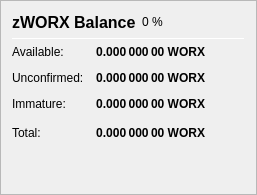
                   <widget class="QFrame" name="frame_ZerocoinBalances">
                    <property name="frameShape">
                     <enum>QFrame::StyledPanel</enum>
                    </property>
                    <property name="frameShadow">
                     <enum>QFrame::Raised</enum>
                    </property>
                    <layout class="QVBoxLayout" name="verticalLayout_7">
                     <item>
                      <layout class="QHBoxLayout" name="horizontalLayout_8" stretch="0,0,0">
                       <item>
                        <widget class="QLabel" name="label_5z_3">
                         <property name="minimumSize">
                          <size>
                           <width>0</width>
                           <height>20</height>
                          </size>
                         </property>
                         <property name="font">
                          <font>
                           <pointsize>12</pointsize>
                           <weight>75</weight>
                           <bold>true</bold>
                          </font>
                         </property>
                         <property name="text">
                          <string>zWORX Balance</string>
                         </property>
                        </widget>
                       </item>
                       <item>
                        <widget class="QLabel" name="labelzWORXPercent">
                         <property name="text">
                          <string notr="true">0 %</string>
                         </property>
                        </widget>
                       </item>
                       <item>
                        <spacer name="horizontalSpacer_11">
                         <property name="orientation">
                          <enum>Qt::Horizontal</enum>
                         </property>
                         <property name="sizeHint" stdset="0">
                          <size>
                           <width>40</width>
                           <height>20</height>
                          </size>
                         </property>
                        </spacer>
                       </item>
                      </layout>
                     </item>
                     <item>
                      <widget class="Line" name="line_ZerocoinBalance">
                       <property name="minimumSize">
                        <size>
                         <width>0</width>
                         <height>1</height>
                        </size>
                       </property>
                       <property name="maximumSize">
                        <size>
                         <width>16777215</width>
                         <height>1</height>
                        </size>
                       </property>
                       <property name="orientation">
                        <enum>Qt::Horizontal</enum>
                       </property>
                      </widget>
                     </item>
                     <item>
                      <layout class="QGridLayout" name="gridLayout_5">
                       <property name="spacing">
                        <number>12</number>
                       </property>
                       <item row="1" column="0">
                        <widget class="QLabel" name="labelzBalanceMatureText">
                         <property name="toolTip">
                          <string>Mature: more than 20 confirmation and more than 1 mint of the same denomination after it was minted.
These zWORX are spendable.</string>
                         </property>
                         <property name="text">
                          <string>Available:</string>
                         </property>
                        </widget>
                       </item>
                       <item row="1" column="1">
                        <widget class="QLabel" name="labelzBalanceMature">
                         <property name="font">
                          <font>
                           <weight>75</weight>
                           <bold>true</bold>
                          </font>
                         </property>
                         <property name="toolTip">
                          <string>Mature: more than 20 confirmation and more than 1 mint of the same denomination after it was minted.
These zWORX are spendable.</string>
                         </property>
                         <property name="text">
                          <string notr="true">0.000 000 00 WORX</string>
                         </property>
                         <property name="alignment">
                          <set>Qt::AlignRight|Qt::AlignTrailing|Qt::AlignVCenter</set>
                         </property>
                        </widget>
                       </item>
                       <item row="2" column="0">
                        <widget class="QLabel" name="labelzBalanceUnconfirmedText">
                         <property name="toolTip">
                          <string>Unconfirmed: less than 20 confirmations
Immature: confirmed, but less than 1 mint of the same denomination after it was minted</string>
                         </property>
                         <property name="text">
                          <string>Unconfirmed:</string>
                         </property>
                        </widget>
                       </item>
                       <item row="2" column="1">
                        <widget class="QLabel" name="labelzBalanceUnconfirmed">
                         <property name="font">
                          <font>
                           <weight>75</weight>
                           <bold>true</bold>
                          </font>
                         </property>
                         <property name="toolTip">
                          <string>Unconfirmed: less than 20 confirmations
Immature: confirmed, but less than 1 mint of the same denomination after it was minted</string>
                         </property>
                         <property name="text">
                          <string notr="true">0.000 000 00 WORX</string>
                         </property>
                         <property name="alignment">
                          <set>Qt::AlignRight|Qt::AlignTrailing|Qt::AlignVCenter</set>
                         </property>
                        </widget>
                       </item>
                       <item row="3" column="0">
                        <widget class="QLabel" name="labelzBalanceImmatureText">
                         <property name="toolTip">
                          <string>Unconfirmed: less than 20 confirmations
Immature: confirmed, but less than 1 mint of the same denomination after it was minted</string>
                         </property>
                         <property name="text">
                          <string>Immature:</string>
                         </property>
                        </widget>
                       </item>
                       <item row="3" column="1">
                        <widget class="QLabel" name="labelzBalanceImmature">
                         <property name="font">
                          <font>
                           <weight>75</weight>
                           <bold>true</bold>
                          </font>
                         </property>
                         <property name="toolTip">
                          <string>Unconfirmed: less than 20 confirmations
Immature: confirmed, but less than 1 mint of the same denomination after it was minted</string>
                         </property>
                         <property name="text">
                          <string notr="true">0.000 000 00 WORX</string>
                         </property>
                         <property name="alignment">
                          <set>Qt::AlignRight|Qt::AlignTrailing|Qt::AlignVCenter</set>
                         </property>
                        </widget>
                       </item>
                       <item row="4" column="0">
                        <widget class="QLabel" name="labelzBalanceText">
                         <property name="toolTip">
                          <string>Your current zWORX balance, unconfirmed and immature zWORX included.</string>
                         </property>
                         <property name="text">
                          <string>Total:</string>
                         </property>
                        </widget>
                       </item>
                       <item row="4" column="1">
                        <widget class="QLabel" name="labelzBalance">
                         <property name="font">
                          <font>
                           <weight>75</weight>
                           <bold>true</bold>
                          </font>
                         </property>
                         <property name="cursor">
                          <cursorShape>IBeamCursor</cursorShape>
                         </property>
                         <property name="toolTip">
                          <string>Your current zWORX balance, unconfirmed and immature zWORX included.</string>
                         </property>
                         <property name="text">
                          <string notr="true">0.000 000 00 WORX</string>
                         </property>
                         <property name="alignment">
                          <set>Qt::AlignRight|Qt::AlignTrailing|Qt::AlignVCenter</set>
                         </property>
                         <property name="textInteractionFlags">
                          <set>Qt::LinksAccessibleByMouse|Qt::TextSelectableByKeyboard|Qt::TextSelectableByMouse</set>
                         </property>
                        </widget>
                       </item>
                       <item row="4" column="2">
                        <spacer name="horizontalSpacer_4">
                         <property name="orientation">
                          <enum>Qt::Horizontal</enum>
                         </property>
                         <property name="sizeHint" stdset="0">
                          <size>
                           <width>40</width>
                           <height>20</height>
                          </size>
                         </property>
                        </spacer>
                       </item>
                      </layout>
                     </item>
                     <item>
                      <spacer name="verticalSpacer_4">
                       <property name="orientation">
                        <enum>Qt::Vertical</enum>
                       </property>
                       <property name="sizeHint" stdset="0">
                        <size>
                         <width>20</width>
                         <height>40</height>
                        </size>
                       </property>
                      </spacer>
                     </item>
                    </layout>
                   </widget>
